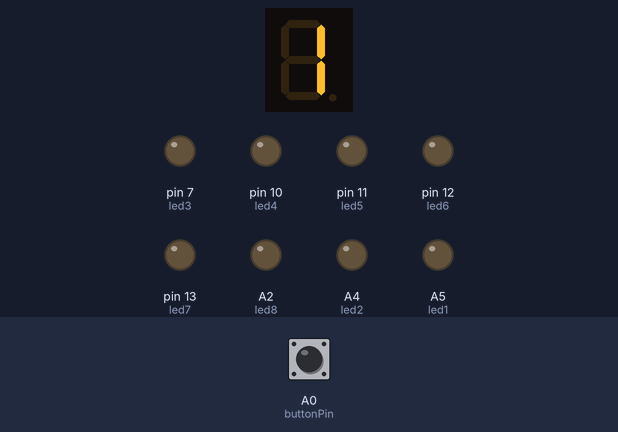
This sketch was run on a simulated Arduino Uno, built with avr-gcc and run on an emulated ATmega328P. Shown: 1-digit seven-segment display, output pins drawn as LEDs (lit = HIGH). Wiring (inferred from the names in the program): 1-digit 7-segment display, segments lit when HIGH: segments pin 8, pin 9, pin 4, pin 5, pin 6, pin 2, pin 3. Inputs (shaded band) come from the test bench; at power-on: A0 (buttonPin) HIGH. The segment pins are drawn as the display they are named for; pins used as bus, display or sensor lines are not drawn; what the sketch prints to the serial monitor is not drawn.

Above: at 1.8 s.
1.9 s: A0 (buttonPin) pulled LOW for 0.15 s
At 3.3 s:
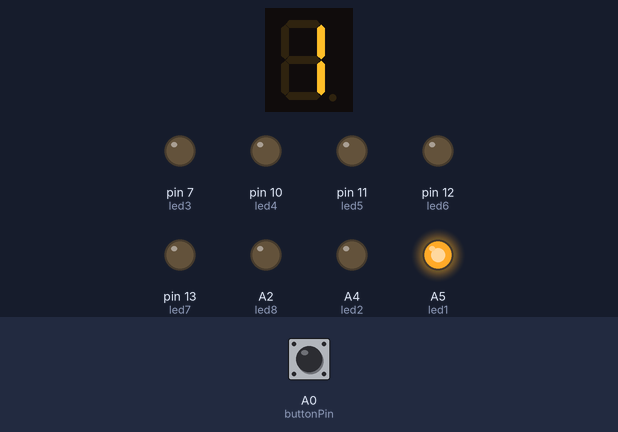
At 10.7 s:
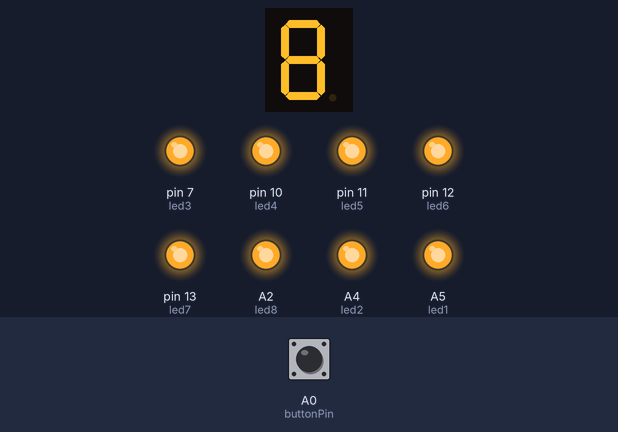
11.0 s: A0 (buttonPin) pulled LOW for 1 s
At 13.4 s:
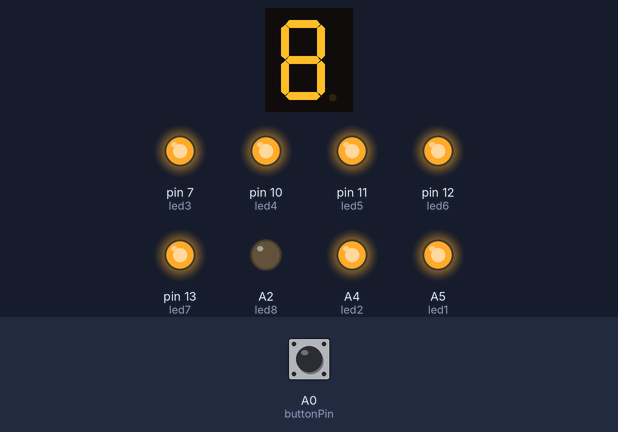
Timing chart, 0 to 21.0 s (numbered marks = the images above; inputs shaded):
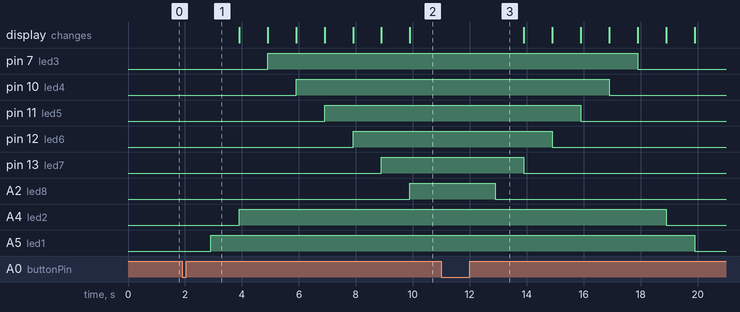

Measured:
- after the input at 1.9 s, pin 7 (led3): LOW → HIGH after 3.0 s; pin 10 (led4): LOW → HIGH after 4.0 s; pin 11 (led5): LOW → HIGH after 5.0 s; pin 12 (led6): LOW → HIGH after 6.0 s; pin 13 (led7): LOW → HIGH after 7.0 s
- after the input at 11.0 s, pin 7 (led3): HIGH → LOW after 6.9 s; pin 10 (led4): HIGH → LOW after 5.9 s; pin 11 (led5): HIGH → LOW after 4.9 s; pin 12 (led6): HIGH → LOW after 3.9 s; pin 13 (led7): HIGH → LOW after 2.9 s

The sketch:

_________________________7_____.ino
```cpp
//Seven segment push button counter
 const int a = 8; // For displaying segment  "a"
 const int b = 9; // For displaying segment  "b"
 const int c = 4; // For displaying segment  "c"
 const int d = 5; // For displaying segment  "d"
 const int e = 6; // For displaying segment  "e"
 const int f = 2; // For displaying segment  "f"
 const int g = 3; // For displaying segment  "g"
 int led1 = A5;
 int led2 = A4;
 int led3 = 7;
 int led4 = 10;
 int led5 = 11;
 int led6 = 12;
 int led7 = 13;
 int led8 = A2;
 char led_pin[]={led1,led2,led3,led4,led5,led6,led7,led8};
 bool bPress = false;
 const int buttonPin = A0;

 //Variables will change
 int buttonPushCounter = 1;
 int buttonState = 0;
 int lastButtonState = 0;
 int push=0;

 void setup()
 {
   pinMode(a,OUTPUT); // A
   pinMode(b,OUTPUT); // B
   pinMode(c,OUTPUT); // C
   pinMode(d,OUTPUT); // D
   pinMode(e,OUTPUT); // E
   pinMode(f,OUTPUT); // F
   pinMode(g,OUTPUT); // G
   pinMode(led1,OUTPUT);
   pinMode(led2,OUTPUT);
   pinMode(led3,OUTPUT);
   pinMode(led4,OUTPUT);
   pinMode(led5,OUTPUT);
   pinMode(led6,OUTPUT);
   pinMode(led7,OUTPUT);
   pinMode(led8,OUTPUT);
   pinMode(buttonPin,INPUT_PULLUP);
   Serial.begin(9600);
   displayDigit(buttonPushCounter);
 }

 void loop()
 {
   buttonState = digitalRead(buttonPin);//ไม่กด1 กด0

   //compare the buttonState to its revious state
   if(buttonState != lastButtonState)
   {

     if(buttonState == LOW){
       push++;
     }
     Serial.print(buttonState);
     Serial.print(push);
     //if the state has changed,increment the counter
     if(push%2!=0 && push>0){
       push=-2;
       for (int x = 1; x <= 8; x++) {
       	buttonPushCounter=x;
        //if the current state is HIGH then the button went from off to on
        bPress = true;
        delay(1000);
        if(buttonPushCounter>8) buttonPushCounter = 8;
        Serial.println("on");
        if(bPress ){
           turnoff();
           displayDigit(buttonPushCounter);
           digitalWrite(led_pin[x-1],HIGH);
           Serial.print("NUMBER = ");
           Serial.println(buttonPushCounter);
         }
       }
     }
        else if(push%2!=0 && push<0 && buttonState == LOW ){
       		push=0;
         //if the current state is LOW then the button went from on to off
         for (int x = 8; x >= 1; x--) {
          buttonPushCounter=x;
          //if the current state is HIGH then the button went from off to on
          bPress = true;
          delay(1000);
          if(buttonPushCounter<1) buttonPushCounter = 1;
          Serial.println("on");
          if(bPress ){
             turnoff();
             displayDigit(buttonPushCounter);
             digitalWrite(led_pin[x-1],LOW);
             Serial.print("NUMBER = ");
             Serial.println(buttonPushCounter);
           }
         }
        }
     //Delay a little bit to avoid bouncing
     delay(1000);
   }
   //save the current state as the last state,for ext time through the loop
   lastButtonState = buttonState;
 }

 void displayDigit(int digit)
 {
   //condition for displaying segment a
   if(digit != 1 && digit !=4)
   digitalWrite(a,HIGH);

   //condition for displaying segment b
   if(digit != 5  && digit != 6)
   digitalWrite(b,HIGH);

   //condition for displaying segment c
   if(digit != 2)
   digitalWrite(c,HIGH);

   //condition for displaying segment d
   if(digit != 1 && digit !=4 && digit != 7)
   digitalWrite(d,HIGH);

   //condition for displaying segment e
   if(digit == 2 || digit ==6 || digit ==8 || digit == 0)
   digitalWrite(e,HIGH);

   //condition for displaying segment f
   if(digit != 1 && digit !=2 && digit != 3 && digit != 7)
   digitalWrite(f,HIGH);

   //condition for displaying segment g
   if(digit != 0 && digit !=1 && digit!= 7)
   digitalWrite(g,HIGH);
 }

 void turnoff()
 {
   digitalWrite(a,LOW);
   digitalWrite(b,LOW);
   digitalWrite(c,LOW);
   digitalWrite(d,LOW);
   digitalWrite(e,LOW);
   digitalWrite(f,LOW);
   digitalWrite(g,LOW);
 }
```
